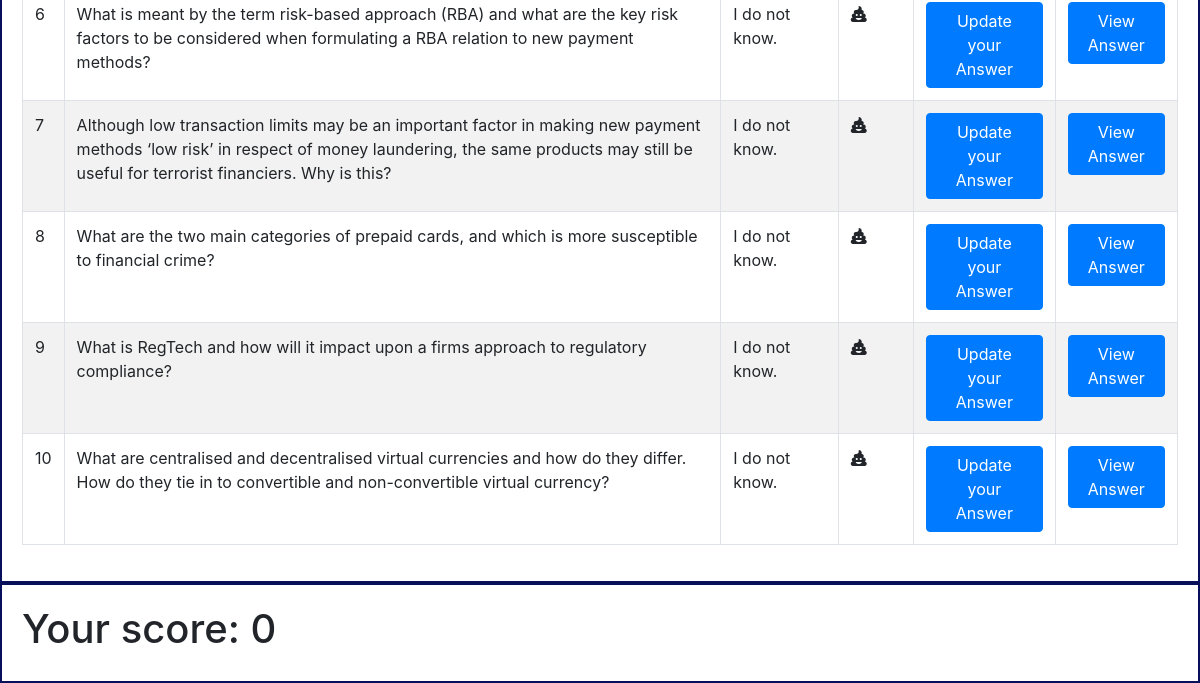
The page /quiz (lower part) on the database as committed earlier.
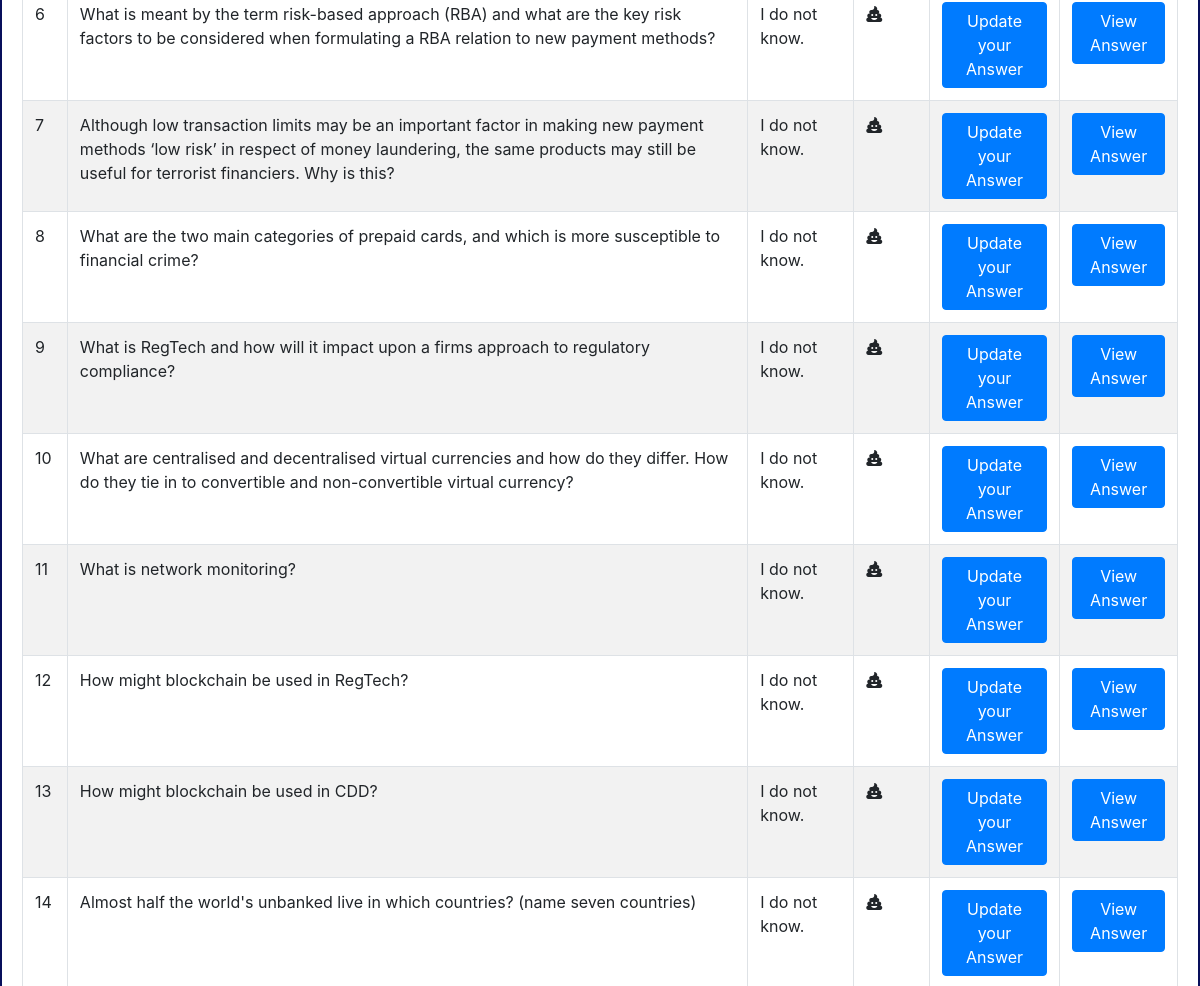
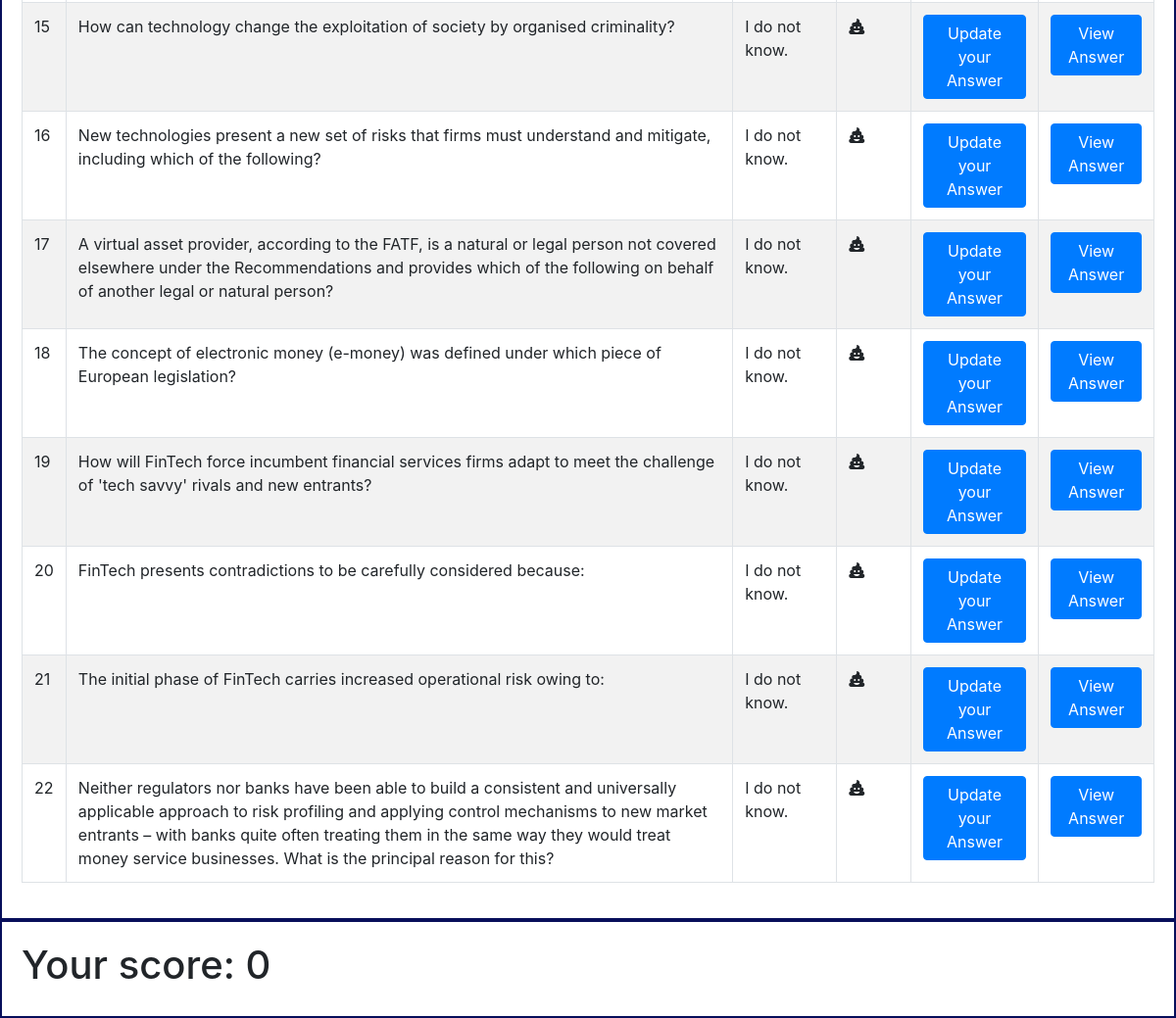
The same page on the database as committed later (2 pictures, top to bottom).
### app/models.py (models this page shows, shortened)
class Topic(db.Model):
    id = db.Column(db.Integer, primary_key=True)
    question = db.Column(db.String(64), index=True)
    answer = db.Column(db.String(64))
    user_answer = db.Column(db.String(64), default="I do not know.")
    unit = db.Column(db.String(8))
    page = db.Column(db.String(100))

### app/routes.py (the view)
@app.route('/quiz')
def show_quiz():
    quiz = Topic.query.all()
    score=0
    for topic in quiz:
        if topic.answer == topic.user_answer:
            score +=1
    return render_template('quiz.html', title='Quiz', quiz=quiz, score=score)

### app/templates/quiz.html (shortened to what this page needs)
{% extends "base.html" %} {% block content %}
<div class="container-fluid">
    <div class="row">
        <table class="table table-striped table-bordered">
            <tbody>
                {% for topic in quiz %}
                <tr>
                    <td>{{topic.id}}</td>
                    <td> {{topic.question}}</td>
                    <td> {{topic.user_answer}}</td>
                    <td>
                        {% if topic.user_answer == topic.answer %}
                        <p>
                            <i class="fas fa-check"></i></p>{% else %}
                        <i class="fas fa-poo"></i></p>
                        {% endif %}
                    </td>
                    <td>
                        <button type="button" class="btn btn-primary" data-toggle="modal" data-target="#myUpdateModal{{ topic.id }}">Update your Answer
                                </button>
                    </td>
                    <td>
                        <button type="button" class="btn btn-primary" data-toggle="modal" data-target="#myModal{{ topic.id }}">View Answer
                        </button>
                    </td>
                </tr>
                {% endfor %}
            </tbody>
        </table>
    </div>
    <div class="row">
        <h1>Your score: {{score}}</h1>
    </div>
</div>
{% endblock %}

Rows that differ between the two databases and show on the page:
added Topic: id "11", question "What is network monitoring?", user_answer "I do not know."
added Topic: id "12", question "How might blockchain be used in RegTech?", user_answer "I do not know."
added Topic: id "13", question "How might blockchain be used in CDD?", user_answer "I do not know."
added Topic: id "14", question "Almost half the world's unbanked live in which countries? (name seven countries)", user_answer "I do not know."
added Topic: id "15", question "How can technology change the exploitation of society by organised criminality?", user_answer "I do not know."
added Topic: id "16", question "New technologies present a new set of risks that firms must understand and mitigate, including which of the following?", user_answer "I do not know."
added Topic: id "17", question "A virtual asset provider, according to the FATF, is a natural or legal person not covered elsewhere under the Recommendations and provides which of the following on behalf of another legal or natural person?", user_answer "I do not know."
added Topic: id "18", question "The concept of electronic money (e-money) was defined under which piece of European legislation?", user_answer "I do not know."
added Topic: id "19", question "How will FinTech force incumbent financial services firms adapt to meet the challenge of 'tech savvy' rivals and new entrants?", user_answer "I do not know."
added Topic: id "20", question "FinTech presents contradictions to be carefully considered because:", user_answer "I do not know."
added Topic: id "21", question "The initial phase of FinTech carries increased operational risk owing to:", user_answer "I do not know."
added Topic: id "22", question "Neither regulators nor banks have been able to build a consistent and universally applicable approach to risk profiling and applying control mechanisms to new market entrants – with banks quite often treating them in the same way they would treat money service businesses. What is the principal reason for this?", user_answer "I do not know."
